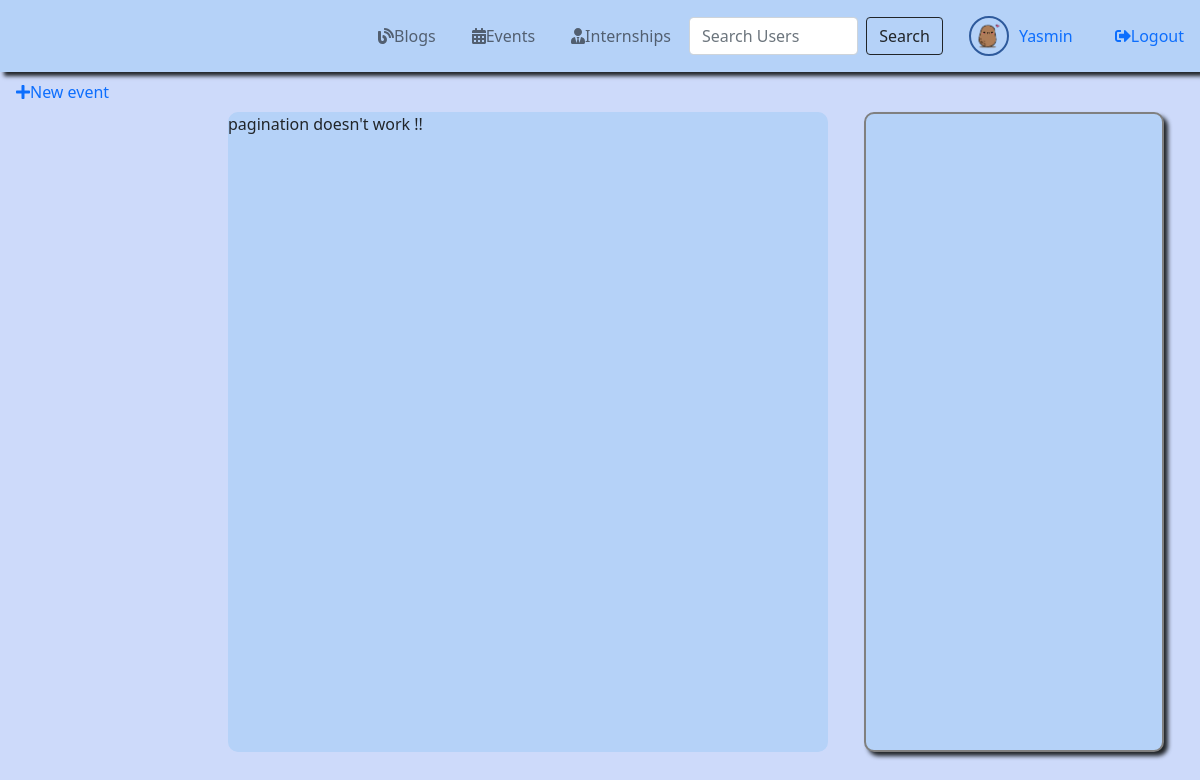
Before: /events (signed in) with the older database file.
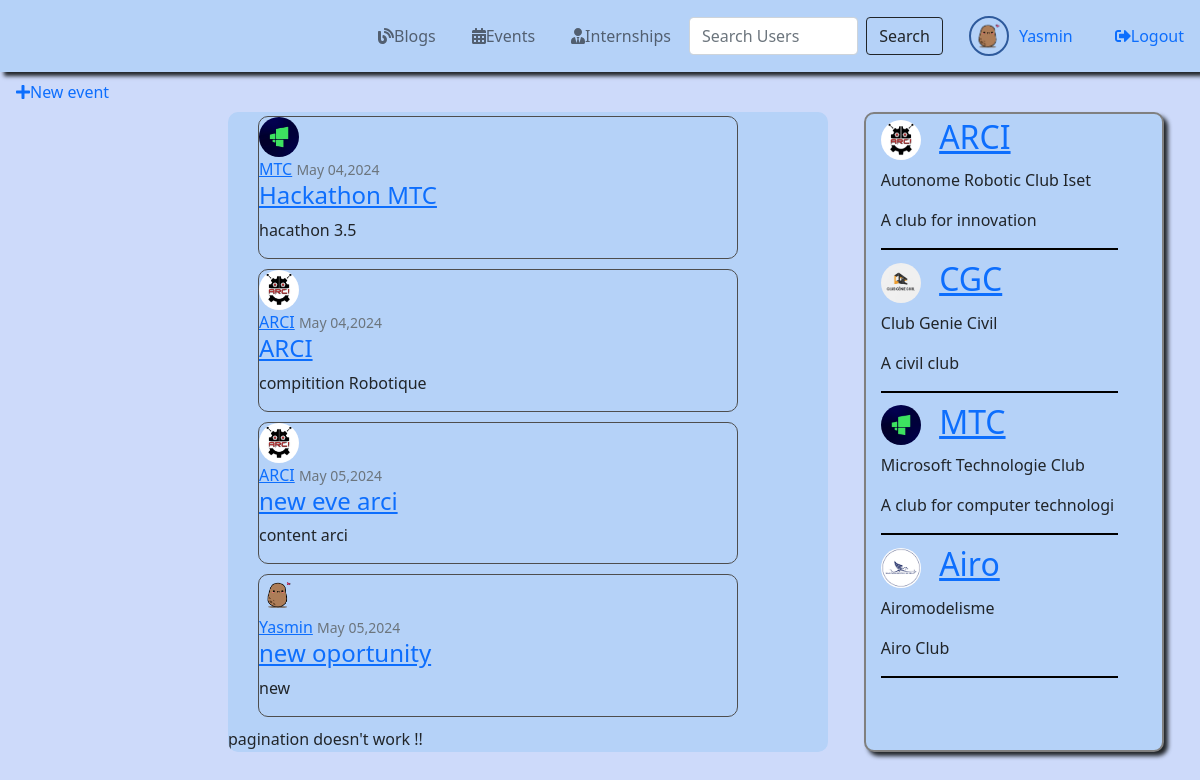
After: the same page with the newer database file.
### Signin/models.py (models this page shows, shortened)
class Profile(models.Model):
    user = models.OneToOneField(User, on_delete=models.CASCADE)
    image = models.ImageField(default='images/default.jpg',upload_to='profile_pics')

### Events/models.py (models this page shows, shortened)
class Event(models.Model):
    title = models.CharField(max_length = 100)
    content = models.TextField()
    date_posted = models.DateTimeField(default=timezone.now)
    author = models.ForeignKey(User, on_delete=models.CASCADE)

class Club(models.Model):
    name = models.CharField(max_length = 100)
    fullName = models.CharField(max_length = 100)
    description  = models.TextField()
    image = models.ImageField(default='images/defaultClub.jpg',upload_to='profile_pics')

### Events/views.py (the view)
# urls.py: path('', views.Events, name='Event'),
@login_required
def Events (request):
    context = {
        'events': Event.objects.all(),
        'clubs' : Club.objects.all()
    }
    return render(request,'Events.html', context)

### Events/templates/Events.html
{% extends 'base.html' %}
{% block content %}
<a class="nav-link" href="{% url 'event_create' %}">
    <span class="icn"><i class="fas fa-plus"></i></span>New event
</a>
<div style="border-radius: 10px; background-color: #b5d2f8; position: absolute; margin-left: 19%;  width: 50%; height: 80vh; background-attachment: fixed; overflow-y: auto; scrollbar-width: thin; scrollbar-color: darkgray transparent;">
    {% for event in events %}
    <fieldset style="border-radius: 10px; border: 1px solid rgb(78, 78, 78);width: 80%; margin-top: 4px; margin-left: 5%; margin-bottom: 10px;">
        <img class="rounded-circle article-img" width="40px" height="40px" src="{{ event.author.profile.image.url }}">
        <div class="media-body">
            <div class="article-metadata">
                <a class="mr-2" href="{% url 'user_events' event.author.username %}">{{ event.author }}</a>
                <small class="text-muted">{{ event.date_posted|date:"F d,Y"}}</small>
            </div>
            <h4><a class="article-title" href="{% url 'event_detail' event.id %}">{{ event.title }}</a></h4>
            <p class="article-content">{{ event.content }}</p>
        </div>
    </fieldset>
    {% endfor %}
    {% if is_paginated %}
    pagination works !!
    {% if page_obj.has_previous %}
        <a class="btn btn-outline-info mb-4" href="?page=1">First</a>
        <a class="btn btn-outline-info mb-4" href="?page={{ page_obj.previous_page_number }}">Previous</a>
    {% endif %}
    {% for num in page_obj.paginator.page_range  %}
        {% if page_obj.number == num %}
            <a class="btn btn-info mb-4" href="?page={{ num }}"> {{ num }}</a>
        {% elif num > page_obj.number|add:'-3' and num < page_obj.number|add:'3' %}
            <a class="btn btn-outline-info mb-4" href="?page={{ num }}">{{ num }}</a>
        {% endif %}
    {% endfor %}
    {% if page_obj.has_next %}
        <a class="btn btn-outline-info mb-4" href="?page={{ page_obj.next_page_number }}">Next</a>
        <a class="btn btn-outline-info mb-4" href="?page={{ page_obj.paginator.num_pages }}">Last</a>
    {% endif %}
{% else %}
    pagination doesn't work !!
{% endif %}
</div>
<div style="border-radius: 10px; background-color: #b5d2f8; position: absolute; border: 2px solid gray; margin-left: 72%; margin-top: 0; box-shadow: 4px 4px 4px; width: 25%; height: 80vh; background-attachment: fixed; overflow-y: auto; scrollbar-width: thin; scrollbar-color: darkgray transparent;" >
    {% for club in clubs %}
    <fieldset style="border-bottom: 2px solid black; width: 80%; margin-top: 4px; margin-left: 5%; margin-bottom: 10px;">
        <h2><img class="rounded-circle article-img" width="40px" height="40px" src="{{ club.image.url }}">
            <a href="{% url 'club_detail' club.id %}">{{ club.name }}</a></h2>
            <p>{{ club.fullName }}</p>
        <p> {{ club.description }}</p>
    </fieldset>
    {% endfor %}
</div>
{% endblock content%}

### Home/templates/base.html (shortened to what this page needs)
{% load static %}
<!DOCTYPE html>
<html lang="en">
<head>
  <link href="https://cdn.jsdelivr.net/npm/bootstrap@5.1.3/dist/css/bootstrap.min.css" rel="stylesheet">
  <link rel="stylesheet" href="{% static 'fontawesome/css/all.min.css' %}" type="text/css" />
</head>
<body>
  <nav class="navbar navbar-expand-lg navbar-light">
    <div class="navbar-left">
      <ul class="navbar-nav mr-auto">
        <li class="nav-item">
          <a class="nav-link" href="{% url 'Home' %}">
            <span class="icn"><i class="fas fa-blog"></i></span> Blogs
          </a>
        </li>
        <li class="nav-item">
          <a class="nav-link" href="{% url 'Event' %}">
            <span class="icn"><i class="fas fa-calendar-alt"></i></span> Events
          </a>
        </li>
        <li class="nav-item">
          <a class="nav-link" href="{% url 'Internships' %}">
            <span class="icn"><i class="fas fa-user-tie"></i></span> Internships
          </a>
        </li>
      </ul>
    </div>
    <div class="navbar-right">
      <form action="{% url 'user_search' %}" method="get" class="d-flex">
        <input class="form-control me-2" type="search" placeholder="Search Users" aria-label="Search" name="q">
        <button class="btn btn-outline-dark" type="submit">Search</button>
      </form>
      <a class="nav-link" href="{% url 'profile' %}">
        <img class="rounded-circle article-img" width="40px" height="40px" style="border: 2px solid rgb(46, 90, 156);" src="{{ user.profile.image.url }}">
        {{ user }}
      </a>
      <a class="nav-link" href="{% url 'logout' %}">
        <span class="icn"><i class="fas fa-sign-out-alt"></i></span> Logout
      </a>
    </div>
  </nav>
  <div class="conteneur">
    {% block content %}{% endblock %}
  </div>
</body>
</html>

### Home/templates/base.html (style rules this page uses)
body { background-color: #cddafa; }
nav { background-color: #b5d2f8; box-shadow: 4px 4px 4px; }
.navbar { display: flex; justify-content: space-between; align-items: center; }
.navbar-nav { display: flex; list-style: none; padding: 0; }
.nav-item { margin: 0 10px; }
.nav-link { display: flex; align-items: center; text-decoration: none; }
.article-img { margin-right: 10px; }
.navbar-right { display: flex; align-items: center; }
.navbar-right .nav-link { margin-left: 10px; }
.navbar-left { margin-left: 30%; }

Changed rows visible on the page:
added Event: author.profile.image (picture), author "MTC", date_posted "May 04,2024", title "Hackathon MTC", content "hacathon 3.5"
added Event: author.profile.image (picture), author "ARCI", date_posted "May 04,2024", title "ARCI", content "compitition Robotique"
added Event: author.profile.image (picture), author "ARCI", date_posted "May 05,2024", title "new eve arci", content "content arci"
added Event: author.profile.image (picture), author "Yasmin", date_posted "May 05,2024", title "new oportunity", content "new"
added Club: image (picture), name "ARCI", fullName "Autonome Robotic Club Iset", description "A club for innovation"
added Club: image (picture), name "CGC", fullName "Club Genie Civil", description "A civil club"
added Club: image (picture), name "MTC", fullName "Microsoft Technologie Club", description "A club for computer technologi"
added Club: image (picture), name "Airo", fullName "Airomodelisme", description "Airo Club"
